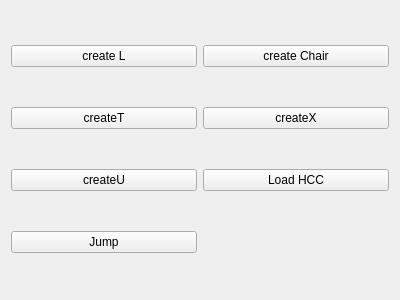
<?xml version="1.0" encoding="UTF-8"?>
<ui version="4.0">
 <class>foldem_widget</class>
 <widget class="QWidget" name="foldem_widget">
  <property name="geometry">
   <rect>
    <x>0</x>
    <y>0</y>
    <width>400</width>
    <height>300</height>
   </rect>
  </property>
  <property name="minimumSize">
   <size>
    <width>400</width>
    <height>0</height>
   </size>
  </property>
  <property name="maximumSize">
   <size>
    <width>400</width>
    <height>16777215</height>
   </size>
  </property>
  <property name="windowTitle">
   <string>Form</string>
  </property>
  <layout class="QGridLayout" name="gridLayout">
   <item row="0" column="0">
    <widget class="QPushButton" name="createL">
     <property name="text">
      <string>create L</string>
     </property>
    </widget>
   </item>
   <item row="0" column="1">
    <widget class="QPushButton" name="createChair">
     <property name="text">
      <string>create Chair</string>
     </property>
    </widget>
   </item>
   <item row="2" column="1">
    <widget class="QPushButton" name="load_hcc">
     <property name="text">
      <string>Load HCC</string>
     </property>
    </widget>
   </item>
   <item row="1" column="0">
    <widget class="QPushButton" name="createT">
     <property name="text">
      <string>createT</string>
     </property>
    </widget>
   </item>
   <item row="1" column="1">
    <widget class="QPushButton" name="createX">
     <property name="text">
      <string>createX</string>
     </property>
    </widget>
   </item>
   <item row="2" column="0">
    <widget class="QPushButton" name="createU">
     <property name="text">
      <string>createU</string>
     </property>
    </widget>
   </item>
   <item row="3" column="0">
    <widget class="QPushButton" name="jumpButton">
     <property name="text">
      <string>Jump</string>
     </property>
    </widget>
   </item>
  </layout>
 </widget>
 <resources/>
 <connections/>
</ui>
